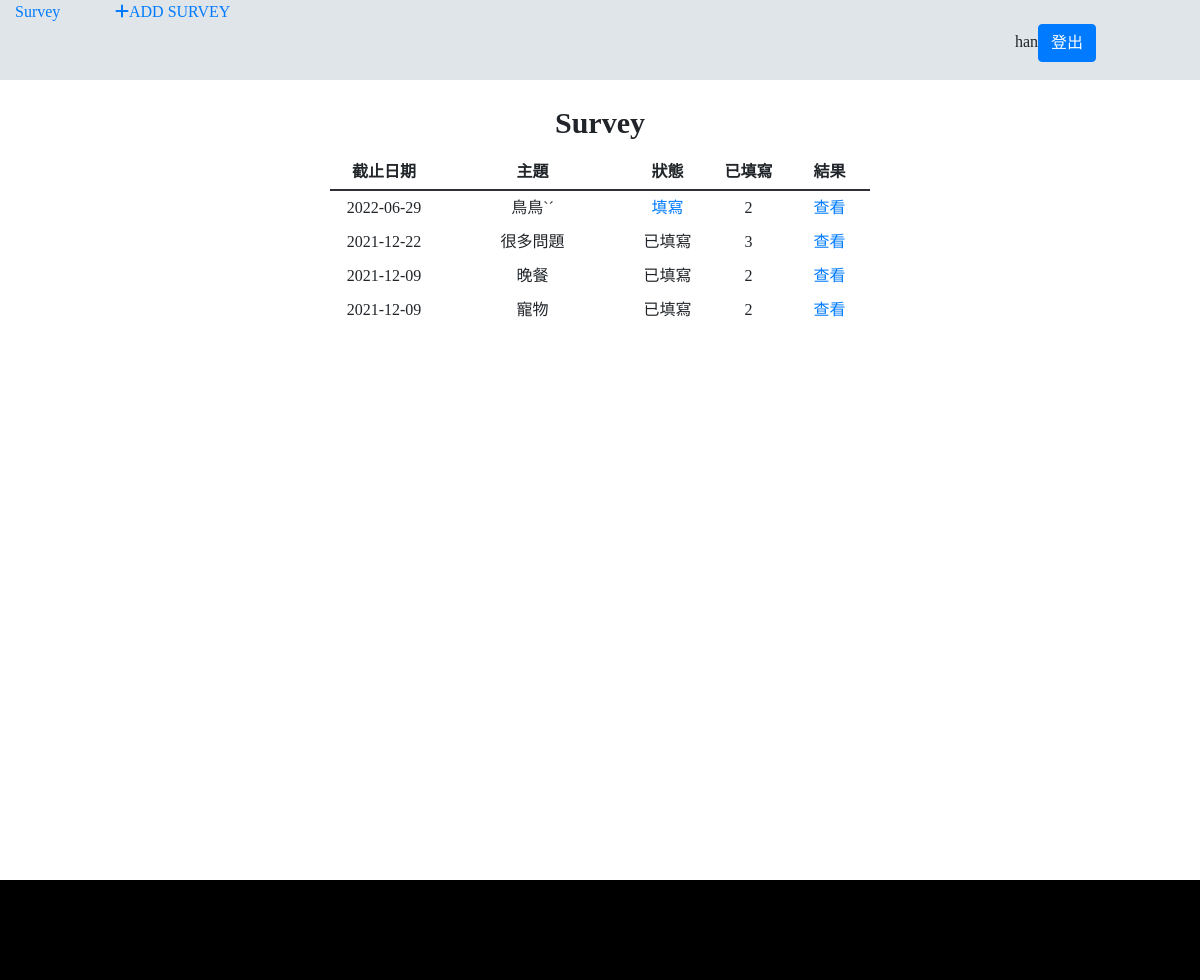
/index.php (signed in), run on the app's committed database.
### tables this page shows
CREATE TABLE `surveys` (
  `id` int(11) NOT NULL,
  `title` varchar(50) NOT NULL,
  `author` varchar(30) NOT NULL,
  `create_time` datetime NOT NULL DEFAULT current_timestamp(),
  `edit_time` datetime NOT NULL,
  `end_time` date NOT NULL,
  `status` tinyint(1) DEFAULT 0,
  `count` int(10) UNSIGNED NOT NULL DEFAULT 0
);

### include/show_survey.php (the view)
<?php
$sql = "SELECT * FROM `surveys` ORDER BY `id` DESC";
$res = $pdo->query($sql)->fetchAll(PDO::FETCH_ASSOC);
?>
<div class="table_box">
    <div class= "table_header">
    Survey
    </div>
<table>
    <tr>
        <th>截止日期</th>
        <th>主題</th>
        <th>狀態</th>
        <th>已填寫</th>
        <th>結果</th>
    </tr>
    <?php foreach ($res as $data) { ?>
        <tr>
            <td><?=$data['end_time']?></td>
            <td><?=$data['title']?></td>
            <td>
                <?php
                    if(isset($_SESSION['account'])){
                        $sql ="SELECT `id` FROM `surveylog` WHERE `u_id` ='{$_SESSION['account']['id']}'AND `s_id`= '{$data['id']}'";
                        $ck_res = $pdo->query($sql)->fetchColumn();
                        if($ck_res){
                            echo "已填寫";
                        }else{
                            echo "<a href='./index.php?do=write_survey&id=".$data['id']."'>填寫</a>";
                        }
                    }else{
                        echo "<a href='./index.php?do=write_survey&id=".$data['id']."'>填寫</a>";
                    }
                ?>
            </td>
            <td><?=$data['count']?></td>
            <td><?php echo "<a href='./index.php?do=res_survey&id=".$data['id']."'>查看</a>";?></td>
        </tr>
    <?php } ?>
</table>
</div>
<link rel="stylesheet" href="./css/show_survey.css">

### css/homePage.css (style rules this page uses)
* { box-sizing: border-box; margin: 0; padding: 0; font-family: 'Microsoft JhengHei'; }

### css/show_survey.css (style rules this page uses)
.table_box { padding-top: 20px; }
table { width:60%; margin: auto; text-align:center; }
.table_header { font-size: 30px; margin-bottom: 10px; text-align:center; font-weight: bolder; }
tr:nth-child(1) th { padding: 5px; border-bottom: 2px solid rgb(48, 48, 54); }
td { padding: 5px; }
td:nth-child(2) { width: 35%; }
td:nth-child(1) { width: 20%; }
td:nth-child(3),td:nth-child(4),td:nth-child(5) { width: 15%; }

### data on the page
surveys: end_time "2022-06-29", title "鳥鳥ˋˊ", count "2"
surveys: end_time "2021-12-22", title "很多問題", shows "已填寫", count "3"
surveys: end_time "2021-12-09", title "晚餐", shows "已填寫", count "2"
surveys: end_time "2021-12-09", title "寵物", shows "已填寫", count "2"

### other printed values
$_SESSION['account']['name'] "han"
